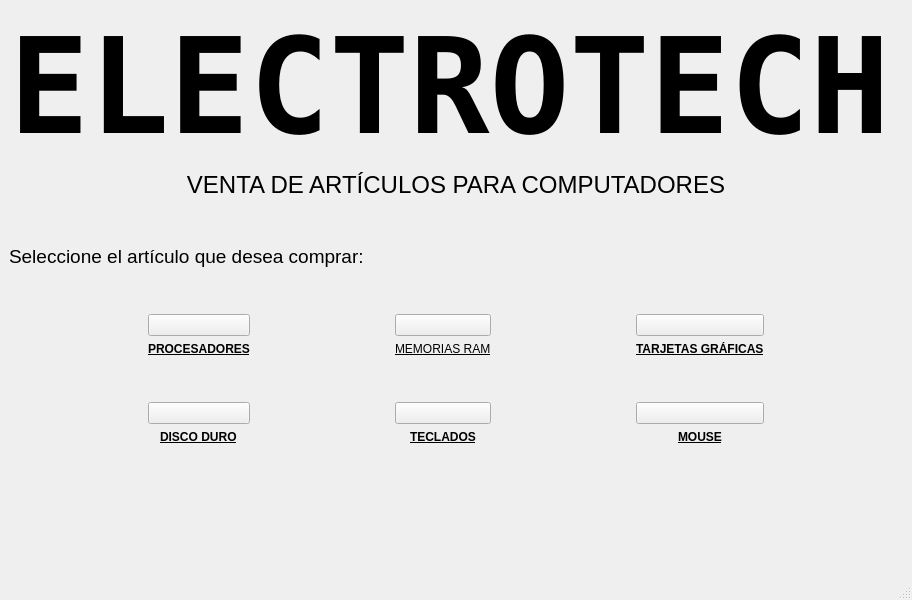
<?xml version="1.0" encoding="UTF-8"?>
<ui version="4.0">
 <class>MainWindow</class>
 <widget class="QMainWindow" name="MainWindow">
  <property name="geometry">
   <rect>
    <x>0</x>
    <y>0</y>
    <width>800</width>
    <height>600</height>
   </rect>
  </property>
  <property name="windowTitle">
   <string>MainWindow</string>
  </property>
  <widget class="QWidget" name="centralwidget">
   <layout class="QVBoxLayout" name="verticalLayout_2">
    <item>
     <layout class="QVBoxLayout" name="verticalLayout">
      <item>
       <layout class="QVBoxLayout" name="verticalLayout_3">
        <item>
         <layout class="QHBoxLayout" name="horizontalLayout_2">
          <item>
           <spacer name="horizontalSpacer">
            <property name="orientation">
             <enum>Qt::Horizontal</enum>
            </property>
            <property name="sizeHint" stdset="0">
             <size>
              <width>40</width>
              <height>20</height>
             </size>
            </property>
           </spacer>
          </item>
          <item>
           <widget class="QLabel" name="nombre_electrotech">
            <property name="font">
             <font>
              <family>Fixedsys</family>
              <pointsize>100</pointsize>
              <weight>75</weight>
              <bold>true</bold>
             </font>
            </property>
            <property name="text">
             <string>ELECTROTECH</string>
            </property>
            <property name="alignment">
             <set>Qt::AlignCenter</set>
            </property>
            <property name="wordWrap">
             <bool>false</bool>
            </property>
           </widget>
          </item>
          <item>
           <spacer name="horizontalSpacer_2">
            <property name="orientation">
             <enum>Qt::Horizontal</enum>
            </property>
            <property name="sizeHint" stdset="0">
             <size>
              <width>40</width>
              <height>20</height>
             </size>
            </property>
           </spacer>
          </item>
          <item>
           <widget class="QLabel" name="icono_electrotech">
            <property name="text">
             <string/>
            </property>
            <property name="pixmap">
             <pixmap>../Downloads/1445291321_vector_66_02.png</pixmap>
            </property>
           </widget>
          </item>
          <item>
           <spacer name="horizontalSpacer_3">
            <property name="orientation">
             <enum>Qt::Horizontal</enum>
            </property>
            <property name="sizeHint" stdset="0">
             <size>
              <width>40</width>
              <height>20</height>
             </size>
            </property>
           </spacer>
          </item>
         </layout>
        </item>
       </layout>
      </item>
      <item>
       <widget class="QLabel" name="promocional">
        <property name="font">
         <font>
          <family>Arial</family>
          <pointsize>18</pointsize>
         </font>
        </property>
        <property name="text">
         <string>VENTA DE ARTÍCULOS PARA COMPUTADORES</string>
        </property>
        <property name="alignment">
         <set>Qt::AlignCenter</set>
        </property>
       </widget>
      </item>
      <item>
       <spacer name="verticalSpacer_2">
        <property name="orientation">
         <enum>Qt::Vertical</enum>
        </property>
        <property name="sizeHint" stdset="0">
         <size>
          <width>20</width>
          <height>40</height>
         </size>
        </property>
       </spacer>
      </item>
      <item>
       <widget class="QLabel" name="seleccion_comprar">
        <property name="font">
         <font>
          <family>Arial</family>
          <pointsize>14</pointsize>
         </font>
        </property>
        <property name="text">
         <string>Seleccione el artículo que desea comprar:</string>
        </property>
       </widget>
      </item>
      <item>
       <layout class="QHBoxLayout" name="horizontalLayout_5">
        <item>
         <spacer name="horizontalSpacer_4">
          <property name="orientation">
           <enum>Qt::Horizontal</enum>
          </property>
          <property name="sizeHint" stdset="0">
           <size>
            <width>40</width>
            <height>20</height>
           </size>
          </property>
         </spacer>
        </item>
        <item>
         <layout class="QVBoxLayout" name="verticalLayout_12">
          <item>
           <spacer name="verticalSpacer_7">
            <property name="orientation">
             <enum>Qt::Vertical</enum>
            </property>
            <property name="sizeHint" stdset="0">
             <size>
              <width>20</width>
              <height>40</height>
             </size>
            </property>
           </spacer>
          </item>
          <item>
           <widget class="QPushButton" name="boton_procesador">
            <property name="text">
             <string/>
            </property>
            <property name="icon">
             <iconset>
              <normaloff>../Downloads/79-128.png</normaloff>../Downloads/79-128.png</iconset>
            </property>
            <property name="iconSize">
             <size>
              <width>128</width>
              <height>128</height>
             </size>
            </property>
           </widget>
          </item>
          <item alignment="Qt::AlignHCenter">
           <widget class="QLabel" name="pie_procesador">
            <property name="font">
             <font>
              <family>Arial</family>
              <weight>75</weight>
              <bold>true</bold>
              <underline>true</underline>
             </font>
            </property>
            <property name="text">
             <string>PROCESADORES</string>
            </property>
           </widget>
          </item>
          <item>
           <spacer name="verticalSpacer_3">
            <property name="orientation">
             <enum>Qt::Vertical</enum>
            </property>
            <property name="sizeHint" stdset="0">
             <size>
              <width>20</width>
              <height>40</height>
             </size>
            </property>
           </spacer>
          </item>
          <item>
           <widget class="QPushButton" name="boton_disco_duro">
            <property name="text">
             <string/>
            </property>
            <property name="icon">
             <iconset>
              <normaloff>../Downloads/harddisk.png</normaloff>../Downloads/harddisk.png</iconset>
            </property>
            <property name="iconSize">
             <size>
              <width>128</width>
              <height>128</height>
             </size>
            </property>
           </widget>
          </item>
          <item alignment="Qt::AlignHCenter">
           <widget class="QLabel" name="pie_disco_duro">
            <property name="font">
             <font>
              <family>Arial</family>
              <weight>75</weight>
              <bold>true</bold>
              <underline>true</underline>
             </font>
            </property>
            <property name="text">
             <string>DISCO DURO</string>
            </property>
           </widget>
          </item>
          <item>
           <spacer name="verticalSpacer_6">
            <property name="orientation">
             <enum>Qt::Vertical</enum>
            </property>
            <property name="sizeHint" stdset="0">
             <size>
              <width>20</width>
              <height>40</height>
             </size>
            </property>
           </spacer>
          </item>
         </layout>
        </item>
        <item>
         <spacer name="horizontalSpacer_5">
          <property name="orientation">
           <enum>Qt::Horizontal</enum>
          </property>
          <property name="sizeHint" stdset="0">
           <size>
            <width>40</width>
            <height>20</height>
           </size>
          </property>
         </spacer>
        </item>
        <item>
         <layout class="QVBoxLayout" name="verticalLayout_10">
          <item>
           <spacer name="verticalSpacer_8">
            <property name="orientation">
             <enum>Qt::Vertical</enum>
            </property>
            <property name="sizeHint" stdset="0">
             <size>
              <width>20</width>
              <height>40</height>
             </size>
            </property>
           </spacer>
          </item>
          <item>
           <widget class="QPushButton" name="boton_memorias_ram">
            <property name="text">
             <string/>
            </property>
            <property name="icon">
             <iconset>
              <normaloff>../Downloads/raaaam.png</normaloff>../Downloads/raaaam.png</iconset>
            </property>
            <property name="iconSize">
             <size>
              <width>128</width>
              <height>128</height>
             </size>
            </property>
           </widget>
          </item>
          <item alignment="Qt::AlignHCenter">
           <widget class="QLabel" name="pie_memorias_ram">
            <property name="font">
             <font>
              <family>Arial</family>
              <underline>true</underline>
              <strikeout>false</strikeout>
             </font>
            </property>
            <property name="text">
             <string>MEMORIAS RAM</string>
            </property>
           </widget>
          </item>
          <item>
           <spacer name="verticalSpacer_4">
            <property name="orientation">
             <enum>Qt::Vertical</enum>
            </property>
            <property name="sizeHint" stdset="0">
             <size>
              <width>20</width>
              <height>40</height>
             </size>
            </property>
           </spacer>
          </item>
          <item>
           <widget class="QPushButton" name="boton_teclados">
            <property name="text">
             <string/>
            </property>
            <property name="icon">
             <iconset>
              <normaloff>../Downloads/tecladoooo.png</normaloff>../Downloads/tecladoooo.png</iconset>
            </property>
            <property name="iconSize">
             <size>
              <width>128</width>
              <height>128</height>
             </size>
            </property>
           </widget>
          </item>
          <item alignment="Qt::AlignHCenter">
           <widget class="QLabel" name="pie_teclados">
            <property name="font">
             <font>
              <family>Arial</family>
              <weight>75</weight>
              <bold>true</bold>
              <underline>true</underline>
             </font>
            </property>
            <property name="text">
             <string>TECLADOS</string>
            </property>
           </widget>
          </item>
          <item>
           <spacer name="verticalSpacer_9">
            <property name="orientation">
             <enum>Qt::Vertical</enum>
            </property>
            <property name="sizeHint" stdset="0">
             <size>
              <width>20</width>
              <height>40</height>
             </size>
            </property>
           </spacer>
          </item>
         </layout>
        </item>
        <item>
         <spacer name="horizontalSpacer_6">
          <property name="orientation">
           <enum>Qt::Horizontal</enum>
          </property>
          <property name="sizeHint" stdset="0">
           <size>
            <width>40</width>
            <height>20</height>
           </size>
          </property>
         </spacer>
        </item>
        <item>
         <layout class="QVBoxLayout" name="verticalLayout_9">
          <item>
           <spacer name="verticalSpacer_10">
            <property name="orientation">
             <enum>Qt::Vertical</enum>
            </property>
            <property name="sizeHint" stdset="0">
             <size>
              <width>20</width>
              <height>40</height>
             </size>
            </property>
           </spacer>
          </item>
          <item>
           <widget class="QPushButton" name="boton_tarjetas_graficas">
            <property name="text">
             <string/>
            </property>
            <property name="icon">
             <iconset>
              <normaloff>../Downloads/tarjeta.png</normaloff>../Downloads/tarjeta.png</iconset>
            </property>
            <property name="iconSize">
             <size>
              <width>128</width>
              <height>128</height>
             </size>
            </property>
           </widget>
          </item>
          <item alignment="Qt::AlignHCenter">
           <widget class="QLabel" name="pie_tarjetas_graficas">
            <property name="font">
             <font>
              <family>Arial</family>
              <weight>75</weight>
              <bold>true</bold>
              <underline>true</underline>
             </font>
            </property>
            <property name="text">
             <string>TARJETAS GRÁFICAS</string>
            </property>
           </widget>
          </item>
          <item>
           <spacer name="verticalSpacer_5">
            <property name="orientation">
             <enum>Qt::Vertical</enum>
            </property>
            <property name="sizeHint" stdset="0">
             <size>
              <width>20</width>
              <height>40</height>
             </size>
            </property>
           </spacer>
          </item>
          <item>
           <widget class="QPushButton" name="boton_mouse">
            <property name="text">
             <string/>
            </property>
            <property name="icon">
             <iconset>
              <normaloff>../Downloads/mouseee.png</normaloff>../Downloads/mouseee.png</iconset>
            </property>
            <property name="iconSize">
             <size>
              <width>128</width>
              <height>128</height>
             </size>
            </property>
           </widget>
          </item>
          <item alignment="Qt::AlignHCenter">
           <widget class="QLabel" name="pie_mouse">
            <property name="font">
             <font>
              <family>Arial</family>
              <weight>75</weight>
              <bold>true</bold>
              <underline>true</underline>
             </font>
            </property>
            <property name="text">
             <string>MOUSE</string>
            </property>
           </widget>
          </item>
          <item>
           <spacer name="verticalSpacer_11">
            <property name="orientation">
             <enum>Qt::Vertical</enum>
            </property>
            <property name="sizeHint" stdset="0">
             <size>
              <width>20</width>
              <height>40</height>
             </size>
            </property>
           </spacer>
          </item>
         </layout>
        </item>
        <item>
         <spacer name="horizontalSpacer_7">
          <property name="orientation">
           <enum>Qt::Horizontal</enum>
          </property>
          <property name="sizeHint" stdset="0">
           <size>
            <width>40</width>
            <height>20</height>
           </size>
          </property>
         </spacer>
        </item>
       </layout>
      </item>
     </layout>
    </item>
    <item>
     <spacer name="verticalSpacer">
      <property name="orientation">
       <enum>Qt::Vertical</enum>
      </property>
      <property name="sizeHint" stdset="0">
       <size>
        <width>20</width>
        <height>40</height>
       </size>
      </property>
     </spacer>
    </item>
   </layout>
  </widget>
  <widget class="QStatusBar" name="statusbar"/>
 </widget>
 <resources/>
 <connections/>
</ui>
